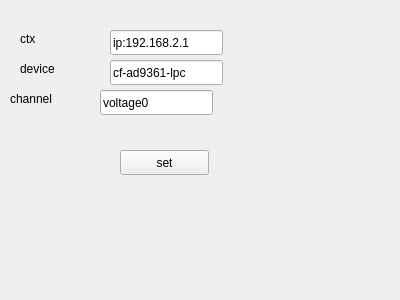
<?xml version="1.0" encoding="UTF-8"?>
<ui version="4.0">
 <class>VecIioSourceUi</class>
 <widget class="QWidget" name="VecIioSourceUi">
  <property name="geometry">
   <rect>
    <x>0</x>
    <y>0</y>
    <width>400</width>
    <height>300</height>
   </rect>
  </property>
  <property name="windowTitle">
   <string>Form</string>
  </property>
  <widget class="QLineEdit" name="ctxEdit">
   <property name="geometry">
    <rect>
     <x>110</x>
     <y>30</y>
     <width>113</width>
     <height>25</height>
    </rect>
   </property>
   <property name="text">
    <string>ip:192.168.2.1</string>
   </property>
  </widget>
  <widget class="QLineEdit" name="devEdit">
   <property name="geometry">
    <rect>
     <x>110</x>
     <y>60</y>
     <width>113</width>
     <height>25</height>
    </rect>
   </property>
   <property name="text">
    <string>cf-ad9361-lpc</string>
   </property>
  </widget>
  <widget class="QLineEdit" name="devChannel">
   <property name="geometry">
    <rect>
     <x>100</x>
     <y>90</y>
     <width>113</width>
     <height>25</height>
    </rect>
   </property>
   <property name="text">
    <string>voltage0</string>
   </property>
  </widget>
  <widget class="QLabel" name="label">
   <property name="geometry">
    <rect>
     <x>20</x>
     <y>30</y>
     <width>67</width>
     <height>17</height>
    </rect>
   </property>
   <property name="text">
    <string>ctx</string>
   </property>
  </widget>
  <widget class="QLabel" name="label_2">
   <property name="geometry">
    <rect>
     <x>20</x>
     <y>60</y>
     <width>67</width>
     <height>17</height>
    </rect>
   </property>
   <property name="text">
    <string>device</string>
   </property>
  </widget>
  <widget class="QLabel" name="label_3">
   <property name="geometry">
    <rect>
     <x>10</x>
     <y>90</y>
     <width>67</width>
     <height>17</height>
    </rect>
   </property>
   <property name="text">
    <string>channel</string>
   </property>
  </widget>
  <widget class="QPushButton" name="pushButton">
   <property name="geometry">
    <rect>
     <x>120</x>
     <y>150</y>
     <width>89</width>
     <height>25</height>
    </rect>
   </property>
   <property name="text">
    <string>set</string>
   </property>
  </widget>
 </widget>
 <resources/>
 <connections/>
</ui>
